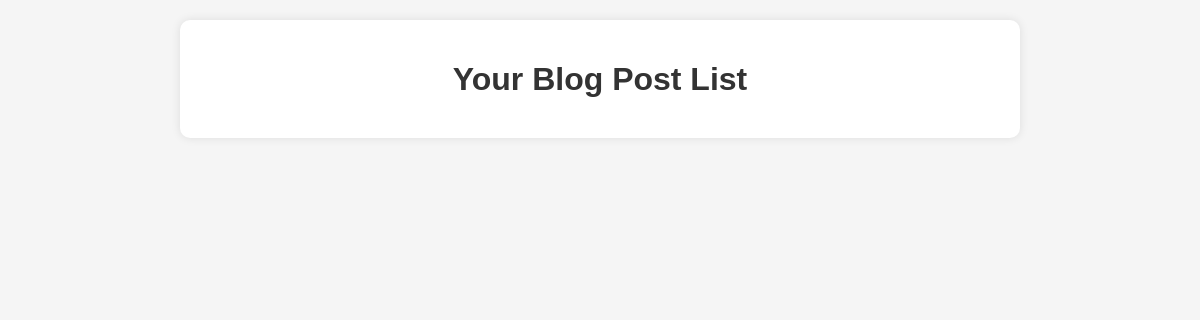
Page /blog/doctor/ (signed in) on the earlier database version.
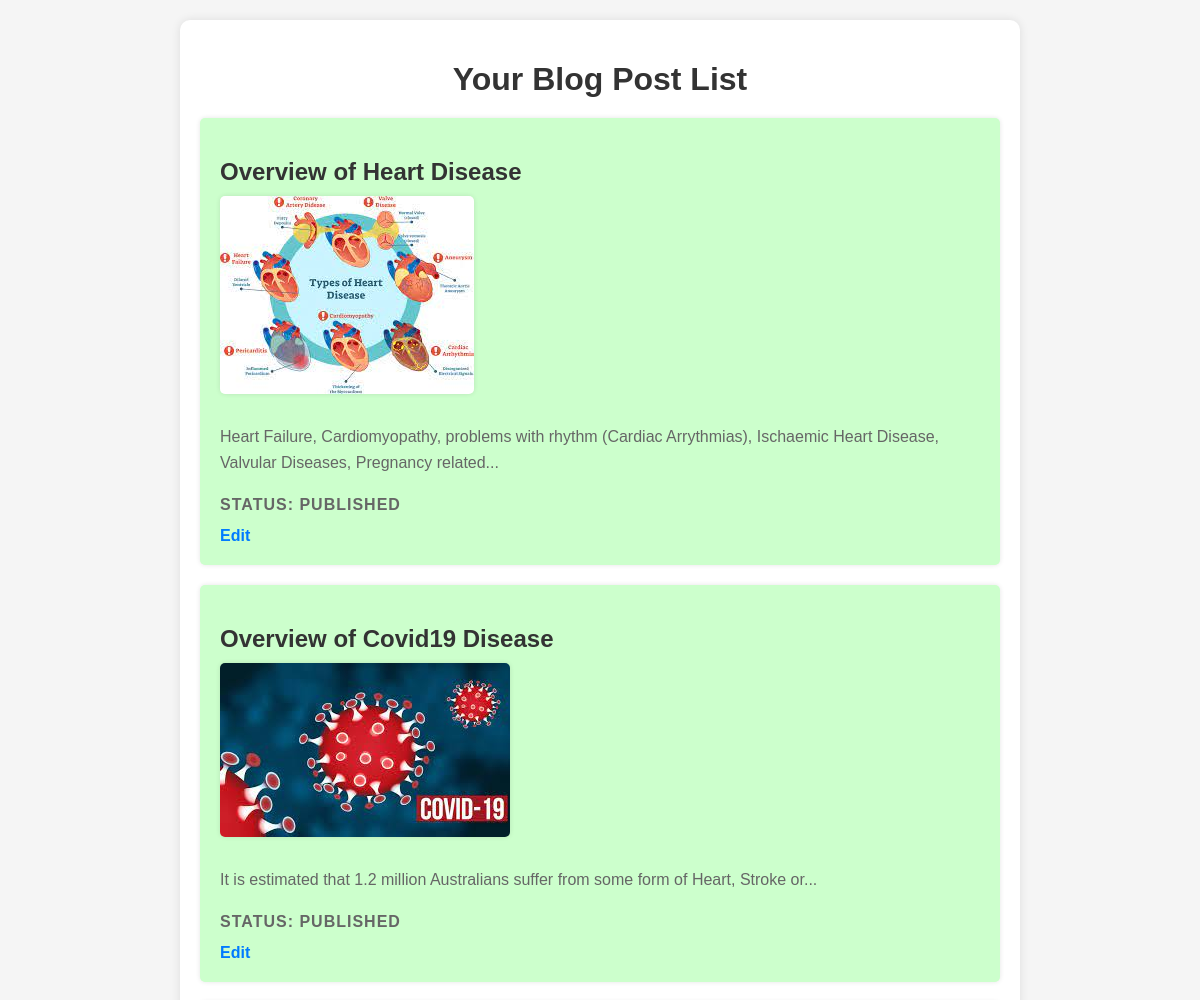
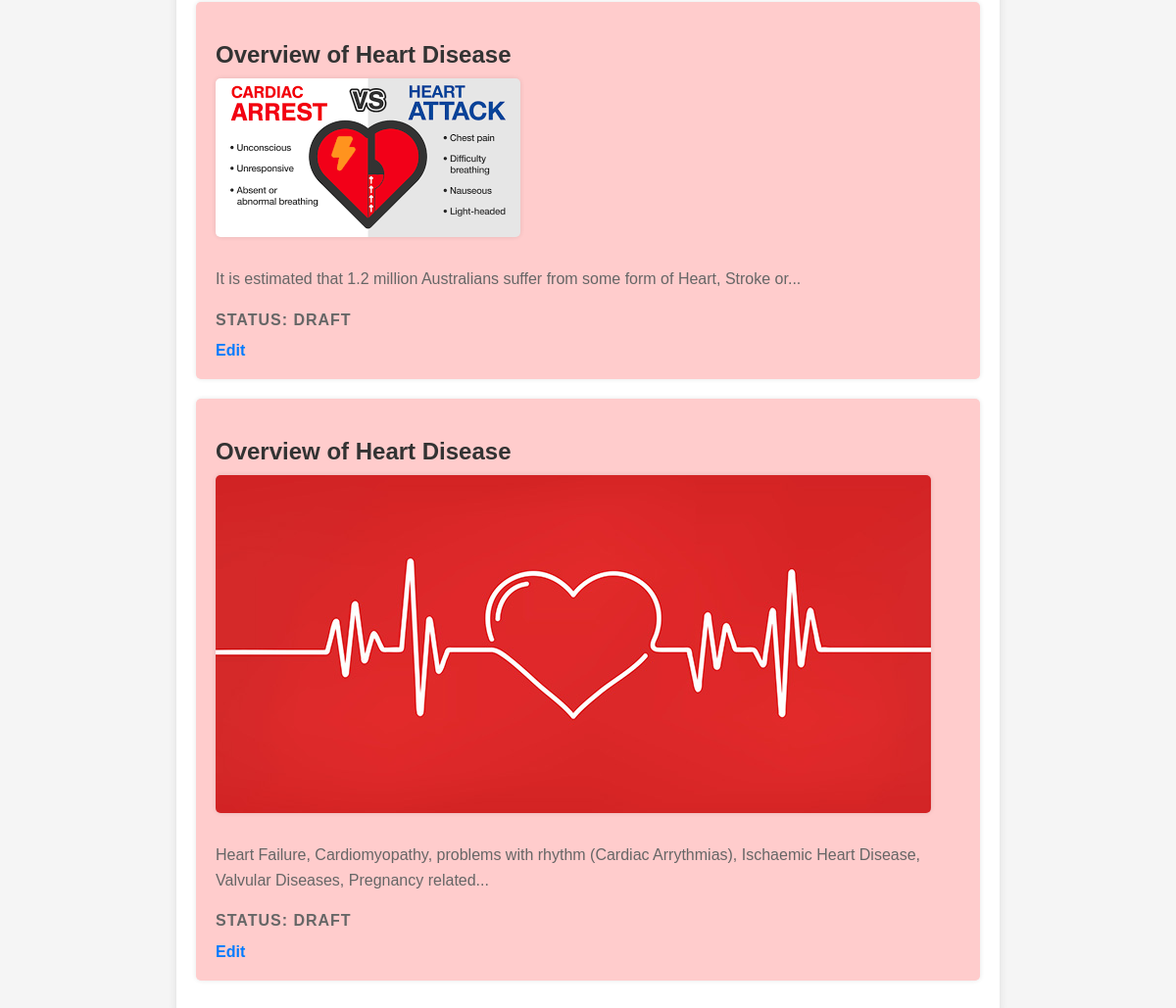
Same page on the later database version (2 pictures, top to bottom).
### blog_system/models.py (models this page shows, shortened)
class BlogPost(models.Model):
    MENTAL_HEALTH = 'Mental Health'
    HEART_DISEASE = 'Heart Disease'
    COVID_19 = 'Covid19'
    IMMUNIZATION = 'Immunization'
    CATEGORY_CHOICES = [
        (MENTAL_HEALTH, 'Mental Health'),
        (HEART_DISEASE, 'Heart Disease'),
        (COVID_19, 'Covid19'),
        (IMMUNIZATION, 'Immunization'),
    ]
    user = models.ForeignKey(CustomUser, on_delete=models.CASCADE, null=True)  # Allow user field to be nullable
    title = models.CharField(max_length=255)
    image = models.ImageField(upload_to='blog_images/')
    category = models.CharField(max_length=100, choices=CATEGORY_CHOICES)
    summary = models.TextField()
    content = models.TextField()
    draft = models.BooleanField(default=False)

### blog_system/views.py (the view)
# urls.py: path('doctor/', views.blog_post_list_doctor, name='blog_post_list_doctor'),
def blog_post_list_doctor(request):
    posts = BlogPost.objects.filter(user=request.user)
    return render(request, 'blog_system/doctor_blog_post_list.html', {'posts': posts})

### blog_system/templates/blog_system/doctor_blog_post_list.html (shortened to what this page needs)
<!DOCTYPE html>
<html lang="en">
<head>
</head>
<body>
    <div class="container">
        <h1>Your Blog Post List</h1>
        <ul>
            {% for post in posts %}
                <li class="{% if post.draft %}drafted{% else %}published{% endif %}">
                    <h2>{{ post.title }}</h2>
                    <img src="{{ post.image.url }}" alt="{{ post.title }}">
                    <p>{{ post.summary }}</p>
                    {% if post.draft %}
                        <p class="status">Status: Draft</p>
                    {% else %}
                        <p class="status">Status: Published</p>
                    {% endif %}
                     <a href="{% url 'edit_post' post.id %}" class="edit_button">Edit</a>
                </li>
            {% endfor %}
        </ul>
    </div>
</body>
</html>

Differences in the rows shown:
added BlogPost: title "Overview of Heart Disease", image (picture), summary "Heart Failure, Cardiomyopathy, problems with rhythm (Cardiac Arrythmias), Ischaemic Heart Disease, Valvular Diseases, Pregnancy related...", draft "STATUS: PUBLISHED"
added BlogPost: title "Overview of Covid19 Disease", image (picture), summary "It is estimated that 1.2 million Australians suffer from some form of Heart, Stroke or...", draft "STATUS: PUBLISHED"
added BlogPost: title "Overview of Heart Disease", image (picture), summary "It is estimated that 1.2 million Australians suffer from some form of Heart, Stroke or...", draft "STATUS: DRAFT"
added BlogPost: title "Overview of Heart Disease", image (picture), summary "Heart Failure, Cardiomyopathy, problems with rhythm (Cardiac Arrythmias), Ischaemic Heart Disease, Valvular Diseases, Pregnancy related...", draft "STATUS: DRAFT"
